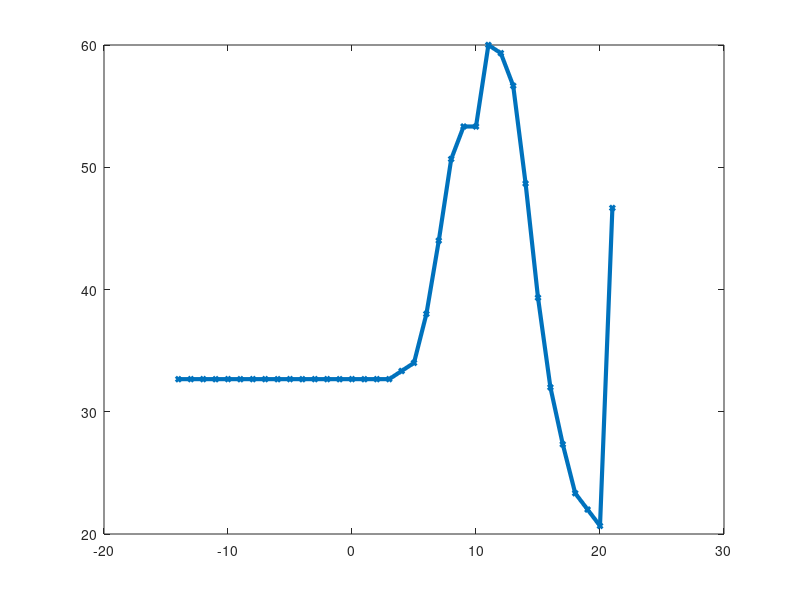

Write the MATLAB code that produced this figure.
clear all
close all
clc
delta = -14:1:21;
projRGB = [32.6667   32.6667   32.6667   32.6667   32.6667   32.6667   32.6667   32.6667   32.6667   32.6667   32.6667   32.6667   32.6667   32.6667 32.6667   32.6667   32.6667   32.6667   33.3333   34.0000   38.0000   44.0000   50.6667   53.3333   53.3333   60.0000   59.3333   56.6667 48.6667   39.3333   32.0000   27.3333   23.3333   22.0000   20.6667   46.6667];


plot(delta,projRGB, '-d', 'LineWidth',3,'MarkerSize',3)
%plot(vec_shift,all', '-d', 'LineWidth',3,'MarkerSize',10);